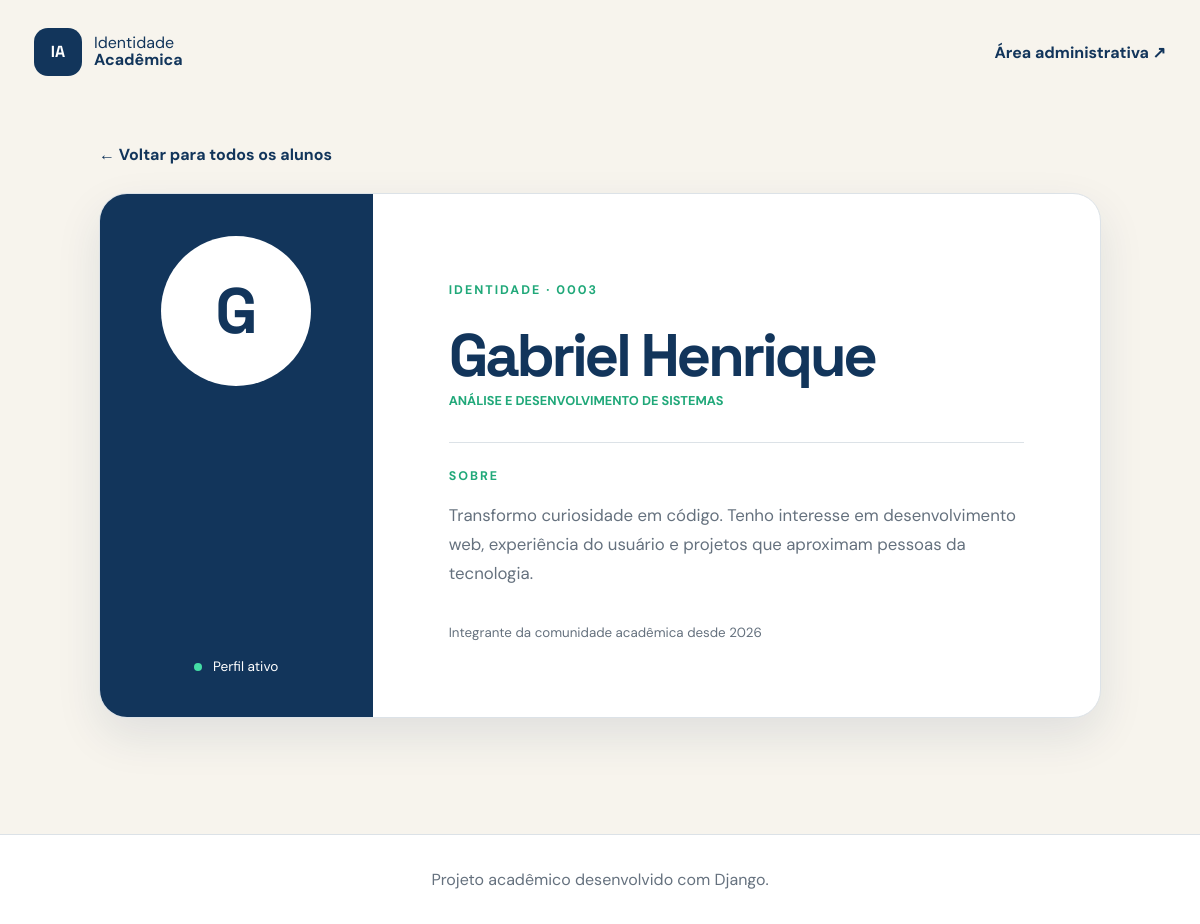
The page /aluno/3/ on the database its author committed.
### aluno/models.py (models this page shows, shortened)
class Aluno(models.Model):
    nome = models.CharField(max_length=100)
    curso = models.CharField(max_length=100)
    bio = models.TextField(blank=True)
    criado_em = models.DateTimeField(default=timezone.now, editable=False)

### aluno/views.py (the view)
# urls.py: path('<int:pk>/', views.detalhe, name='detalhe'),
def detalhe(request, pk):
    aluno = get_object_or_404(Aluno, pk=pk)
    return render(request, 'detalhe.html', {'aluno': aluno})

### aluno/templates/detalhe.html (shortened to what this page needs)
{% extends 'base.html' %}
{% block content %}
<section class="detalhe-pagina">
    <a class="voltar" href="{% url 'alunos:lista' %}">← Voltar para todos os alunos</a>
    <article class="identidade">
        <div class="identidade-lateral">
            <span class="avatar avatar-grande" aria-hidden="true">{{ aluno.nome|first|upper }}</span>
            <span class="status"><i></i> Perfil ativo</span>
        </div>
        <div class="identidade-conteudo">
            <p class="etiqueta">IDENTIDADE · {{ aluno.pk|stringformat:'04d' }}</p>
            <h1>{{ aluno.nome }}</h1>
            <p class="curso">{{ aluno.curso }}</p>
            <div class="divisor"></div>
            <span class="bio-titulo">Sobre</span>
            <p class="bio-completa">{{ aluno.bio }}</p>
            <small>Integrante da comunidade acadêmica desde {{ aluno.criado_em|date:'Y' }}</small>
        </div>
    </article>
</section>
{% endblock %}

### aluno/static/alunos/css/style.css (style rules this page uses)
:root { --azul: #12355b; --azul-claro: #e8f0f7; --verde: #20a879; --creme: #f7f4ed; --branco: #ffffff; --texto: #17212b; --texto-suave: #65717e; --borda: #dce2e7; --sombra: 0 18px 45px rgb(18 53 91 / 10%); }
* { box-sizing: border-box; }
html { scroll-behavior: smooth; }
body { min-height: 100vh; margin: 0; color: var(--texto); background: var(--creme); font-family: "DM Sans", sans-serif; }
a { color: inherit; }
.etiqueta, .secao-titulo span, .bio-titulo { color: var(--verde); font-size: .78rem; font-weight: 700; letter-spacing: .16em; text-transform: uppercase; }
.hero h1, .identidade-conteudo h1 { max-width: 850px; margin: 16px 0 20px; color: var(--azul); font-family: "Space Grotesk", sans-serif; font-size: clamp(2.7rem, 7vw, 5.8rem); line-height: .98; letter-spacing: -.055em; }
.avatar { display: grid; width: 58px; height: 58px; place-items: center; color: var(--branco); background: var(--azul); border-radius: 50%; font-family: "Space Grotesk", sans-serif; font-size: 1.45rem; font-weight: 700; }
.curso { margin: 30px 0 8px; color: var(--verde); font-size: .8rem; font-weight: 700; text-transform: uppercase; }
.detalhe-pagina { max-width: 1050px; min-height: calc(100vh - 190px); margin: 40px auto 80px; padding: 0 24px; }
.voltar { display: inline-block; margin-bottom: 28px; color: var(--azul); font-weight: 700; text-decoration: none; }
.identidade { display: grid; overflow: hidden; grid-template-columns: minmax(220px, .75fr) 2fr; background: var(--branco); border: 1px solid var(--borda); border-radius: 28px; box-shadow: var(--sombra); }
.identidade-lateral { display: flex; min-height: 510px; padding: 42px; align-items: center; justify-content: space-between; flex-direction: column; background: var(--azul); }
.avatar-grande { width: 150px; height: 150px; color: var(--azul); background: var(--branco); font-size: 4rem; }
.status { color: var(--branco); font-size: .85rem; }
.status i { display: inline-block; width: 8px; height: 8px; margin-right: 7px; background: #44dda5; border-radius: 50%; }
.identidade-conteudo { display: flex; padding: clamp(36px, 7vw, 76px); justify-content: center; flex-direction: column; }
.identidade-conteudo h1 { margin-bottom: 6px; font-size: clamp(2.4rem, 5vw, 4.5rem); }
.identidade-conteudo .curso { margin-top: 0; }
.divisor { width: 100%; height: 1px; margin: 25px 0; background: var(--borda); }
.bio-completa { color: var(--texto-suave); font-size: 1.05rem; line-height: 1.75; }
.identidade-conteudo small { margin-top: 18px; color: var(--texto-suave); }

### rows shown on the page
Aluno: nome|first "G", pk "0003", nome "Gabriel Henrique", curso "ANÁLISE E DESENVOLVIMENTO DE SISTEMAS", bio "Transformo curiosidade em código. Tenho interesse em desenvolvimento web, experiência do usuário e projetos que aproximam pessoas da tecnologia.", criado_em "2026"
